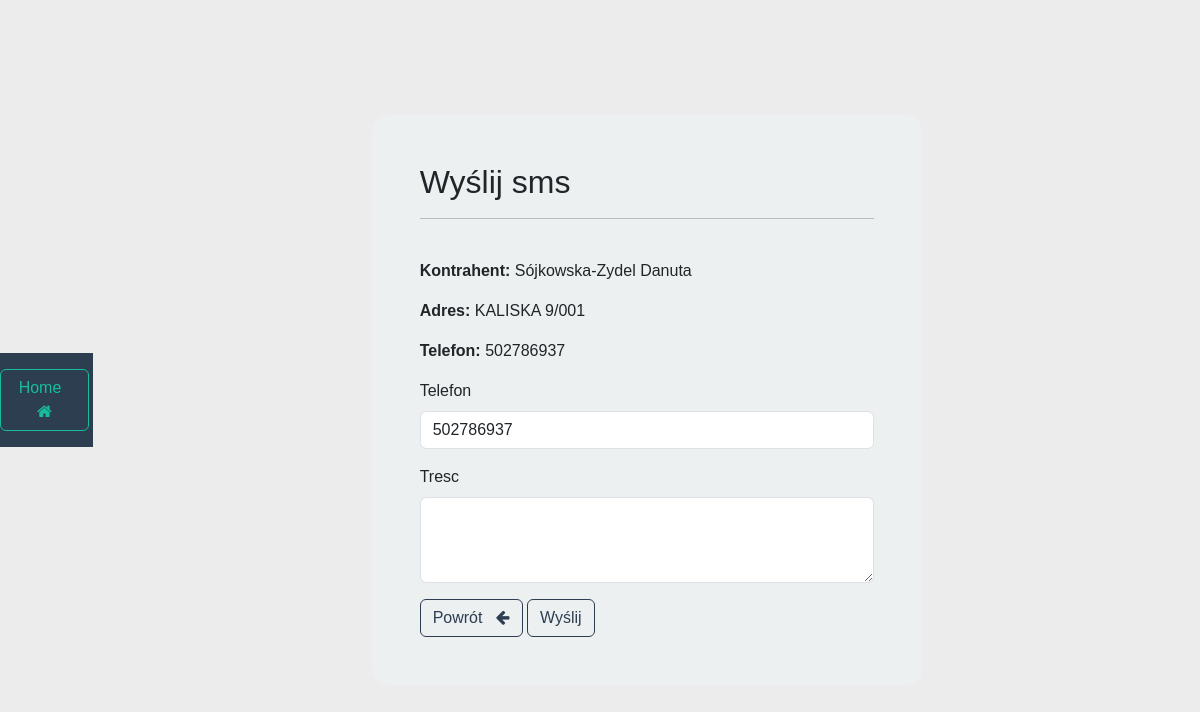
Page /telefony/sms/53621 (signed in) on the committed database.
### telefony/models.py (models this page shows, shortened)
class Mieszkaniec(models.Model):
    data_utworzenia = models.CharField(max_length=15, blank=True)
    indeks = models.CharField(max_length=7, blank=True)
    nazwa = models.CharField(max_length=255, blank=True)
    adres = models.CharField(max_length=255, blank=True)
    klatka = models.CharField(max_length=2, blank=True)
    telefon = models.CharField(max_length=9, blank=True)
    symbol_budynku = models.CharField(max_length=4, blank=True)
    tak = "tak"
    nie = "nie"
    zgoda_wybor = [
        (tak, "tak"),
        (nie, "nie")
    ]
    zgoda = models.CharField(
        max_length=3,
        choices=zgoda_wybor,
        default=tak,
    )
    ce = "CE"
    nw = "NW"
    ns = "NS"
    administracja_wybor = [
        (ns, "NS"),
        (nw, "NW"),
        (ce, "CE")
    ]
    administracja = models.CharField(
        max_length=2,
        choices=administracja_wybor,
        default=ce,
    )
    content = models.TextField(max_length=160, blank=True, null=True)
    phone = models.TextField(max_length=9, blank=True, null=True)

### telefony/views.py (the view, shortened to what this page needs)
# urls.py: path("sms/<int:pk>", views.sms_record, name="sms_rss"),
@login_required(login_url="login")
def sms_record(request, pk):
	record = Mieszkaniec.objects.get(id=pk)
	form = SmsRecordFormTelefony(instance=record)
	my_record = Mieszkaniec.objects.get(id=pk)
	context = {"form": form, "record": record, "my_record": my_record}
	return render(request, "telefony-sms.html", context=context)

### telefony/forms.py
class SmsRecordFormTelefony(forms.ModelForm):
    class Meta:
        model = Mieszkaniec
        fields = ["indeks", "nazwa", "phone", "content", "telefon"]

### telefony/templates/telefony-sms.html (shortened to what this page needs)
{% extends 'base-telefony.html' %}
{% load static %}
{% block content %}
    <body>
    <div class="container bg-light shadow-md p-5 form-layout-add">
        <h3> Wyślij sms </h3>
        <hr>
        <br>
        <form method="POST" autocomplete="off">
            <p><strong> Kontrahent: </strong> {{ record.nazwa }} </p>
            <p><strong> Adres: </strong> {{ record.adres }} </p>
            <p><strong> Telefon: </strong> {{ record.telefon }} </p>
            <form class="form-layout-add">
                <div class="mb-3">
                    <label for="phone" class="form-label">Telefon</label>
                    <input type="text" class="form-control" id="phone" name="phone" placeholder=""
                           value="{{ record.telefon }}" maxlength="9" autocomplete="off">
                </div>
                <div class="mb-3">
                    <label for="content" class="form-label">Tresc</label>
                    <textarea class="form-control" id="content" name="content" maxlength="160" rows="3"></textarea>
                </div>
            </form>
            <a href="{% url 'view_telefony' record.id %}" class="btn btn-outline-primary"> Powrót &nbsp; <i
                    class="fa fa-arrow-left"></i> </a>
            <button type="submit" class="btn btn-outline-primary">Wyślij</button>
        </form>
    </div>
    <br>
    </body>
{% endblock %}

### static/css/styles.css (style rules this page uses)
.form-layout-add { border-radius: 15px; width: 550px; }
* { padding: 0; margin: 0; font-family: 'Poppins', sans-serif; }
body { display: flex; align-items: center; justify-content: center; height: 100vh; width: 100vw; background: #ececec; overflow: hidden; }

### rows in the picture
Mieszkaniec: nazwa "Sójkowska-Zydel Danuta", adres "KALISKA 9/001", telefon "502786937", phone "502786937"
